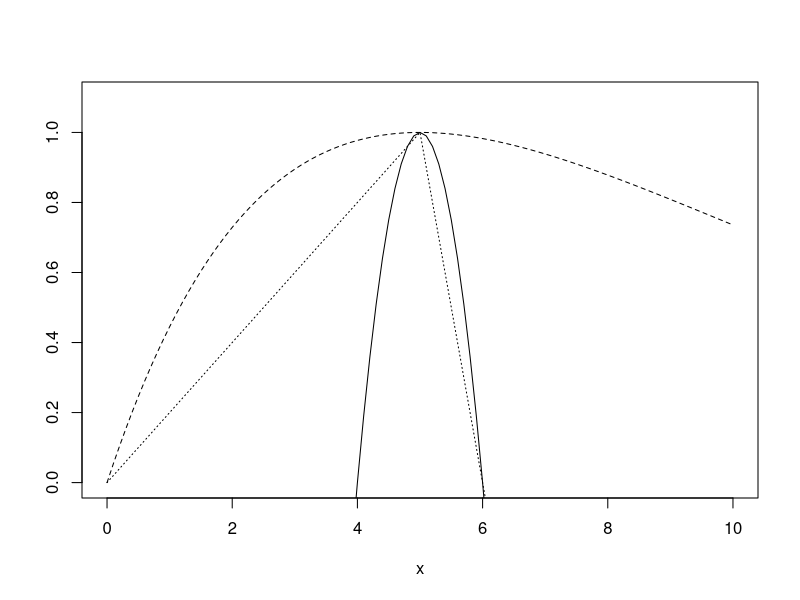
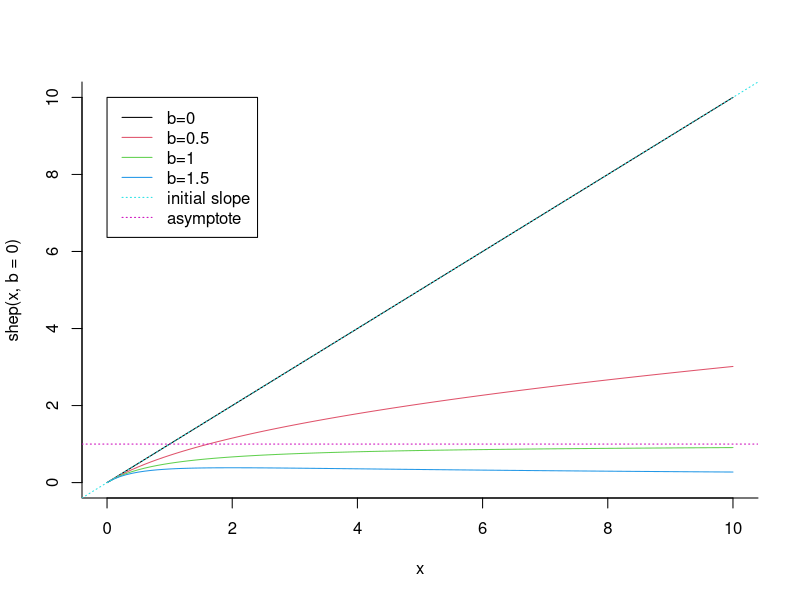
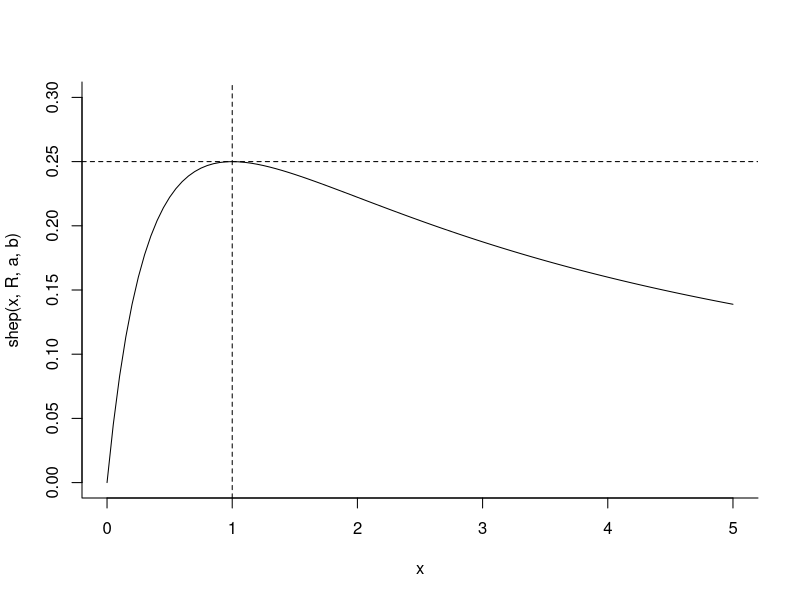
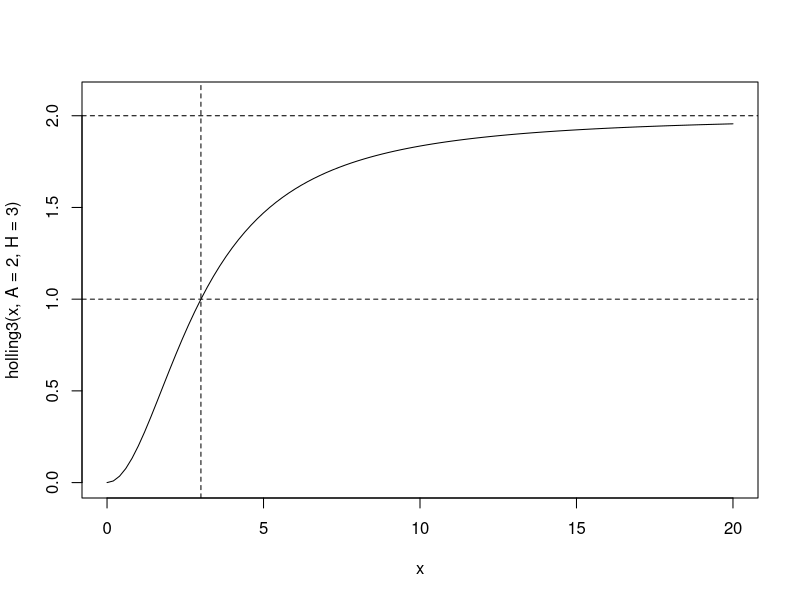
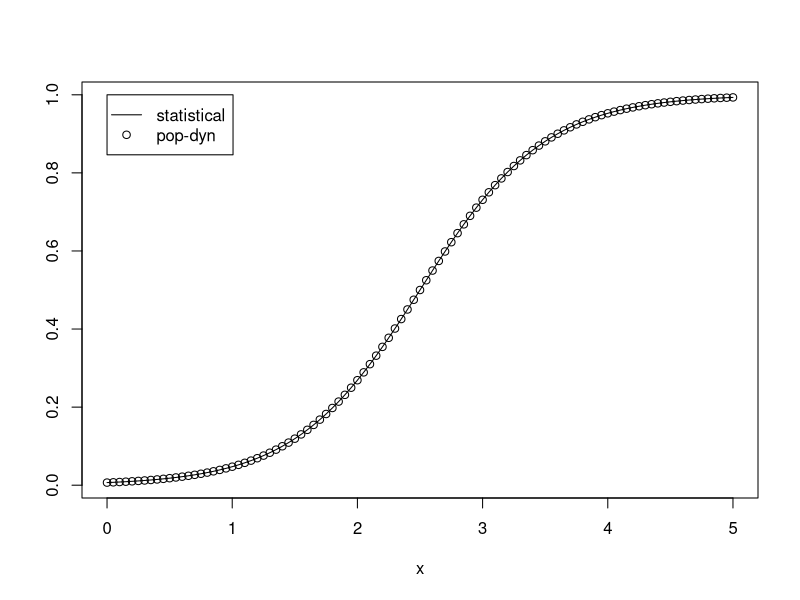

These figures' R source, in order:
###################################################
### chunk number 1: 
###################################################
curve(-(x-5)^2+1,from=0,to=10,ylim=c(0,1.1),ylab="")
curve(0.2*exp(1)*x*exp(-0.2*x),add=TRUE,lty=2)
curve(ifelse(x<5,x/5,-(x-5)+1),add=TRUE,lty=3)


###################################################
### chunk number 2: 
###################################################
dS = D(expression(R*N/(1+a*N)^b),"N"); dS


###################################################
### chunk number 3: 
###################################################
eval(dS,list(a=1,b=2,R=2,N = 2.5))


###################################################
### chunk number 4: 
###################################################
shep = function(x,R=1,a=1,b=1) {
   R*x/(1+a*x)^b
}


###################################################
### chunk number 5: 
###################################################
curve(shep(x,b=0),xlim=c(0,10),bty="l")
curve(shep(x,b=0.5),add=TRUE,col=2)
curve(shep(x,b=1),add=TRUE,col=3)
curve(shep(x,b=1.5),add=TRUE,col=4)
abline(a=0,b=1,lty=3,col=5)
abline(h=1,col=6,lty=3)
legend(0,10,c("b=0","b=0.5","b=1","b=1.5",
              "initial slope","asymptote"),
       lty=rep(c(1,3),c(4,2)),col=1:6)


###################################################
### chunk number 6: 
###################################################
a = 1
b = 2
R = 1
curve(shep(x,R,a,b),bty="l",ylim=c(0,0.3),
from=0,to=5)
abline(v=1/(a*(b-1)),lty=2)
abline(h=R/(a*(b-1)*(1+1/(b-1))^b),lty=2)


###################################################
### chunk number 7: 
###################################################
holling3 = function(x,A=1,H=1) {
  A*(x/H)^2/(1+(x/H)^2)
}
curve(holling3(x,A=2,H=3),from=0,to=20,ylim=c(0,2.1))
abline(h=c(1,2),lty=2)
abline(v=3,lty=2)


###################################################
### chunk number 8: 
###################################################
a=-5
b=2
n0=1/(1+exp(-a)); n0
K=1
r=b


###################################################
### chunk number 9: 
###################################################
curve(exp(a+b*x)/(1+exp(a+b*x)),from=0,to=5,ylab="")
curve(K/(1+ (K/n0-1)*exp(-r*x)),add=TRUE,type="p")
legend(0,1,c("statistical","pop-dyn"),
       pch=c(NA,1),lty=c(1,NA),merge=TRUE)


